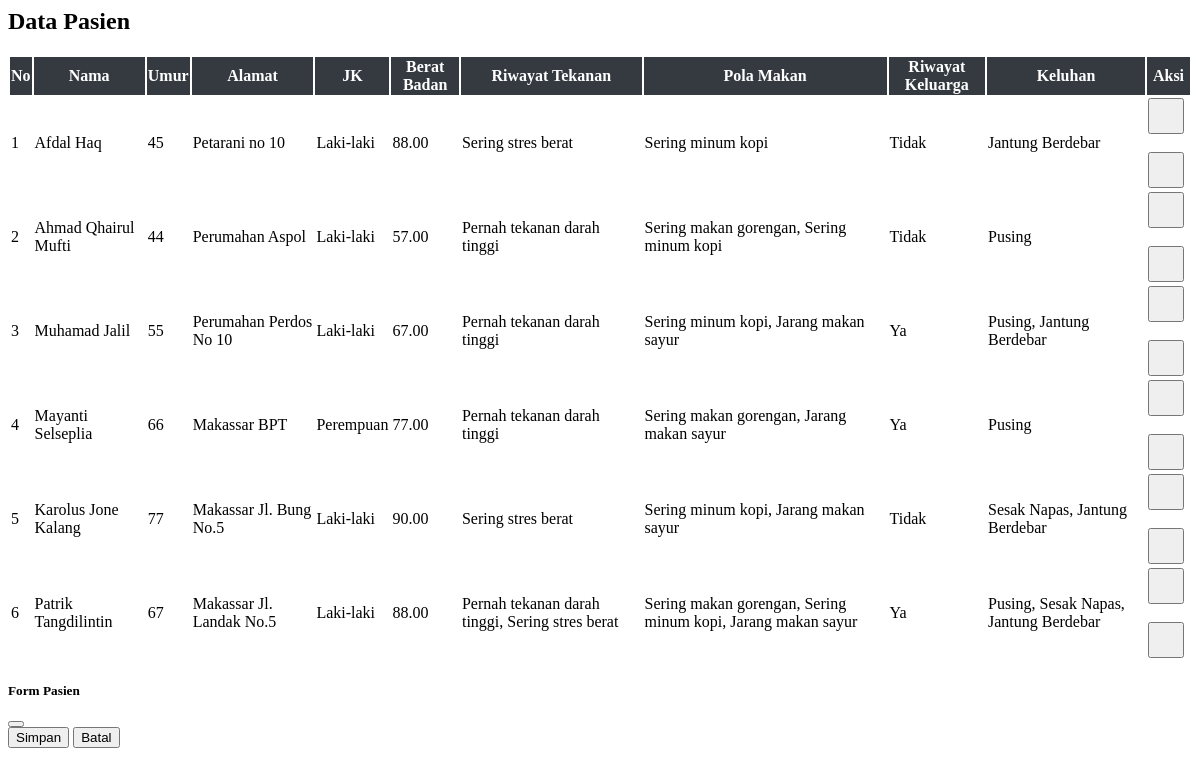
The page /pasien.php on the database as committed earlier.
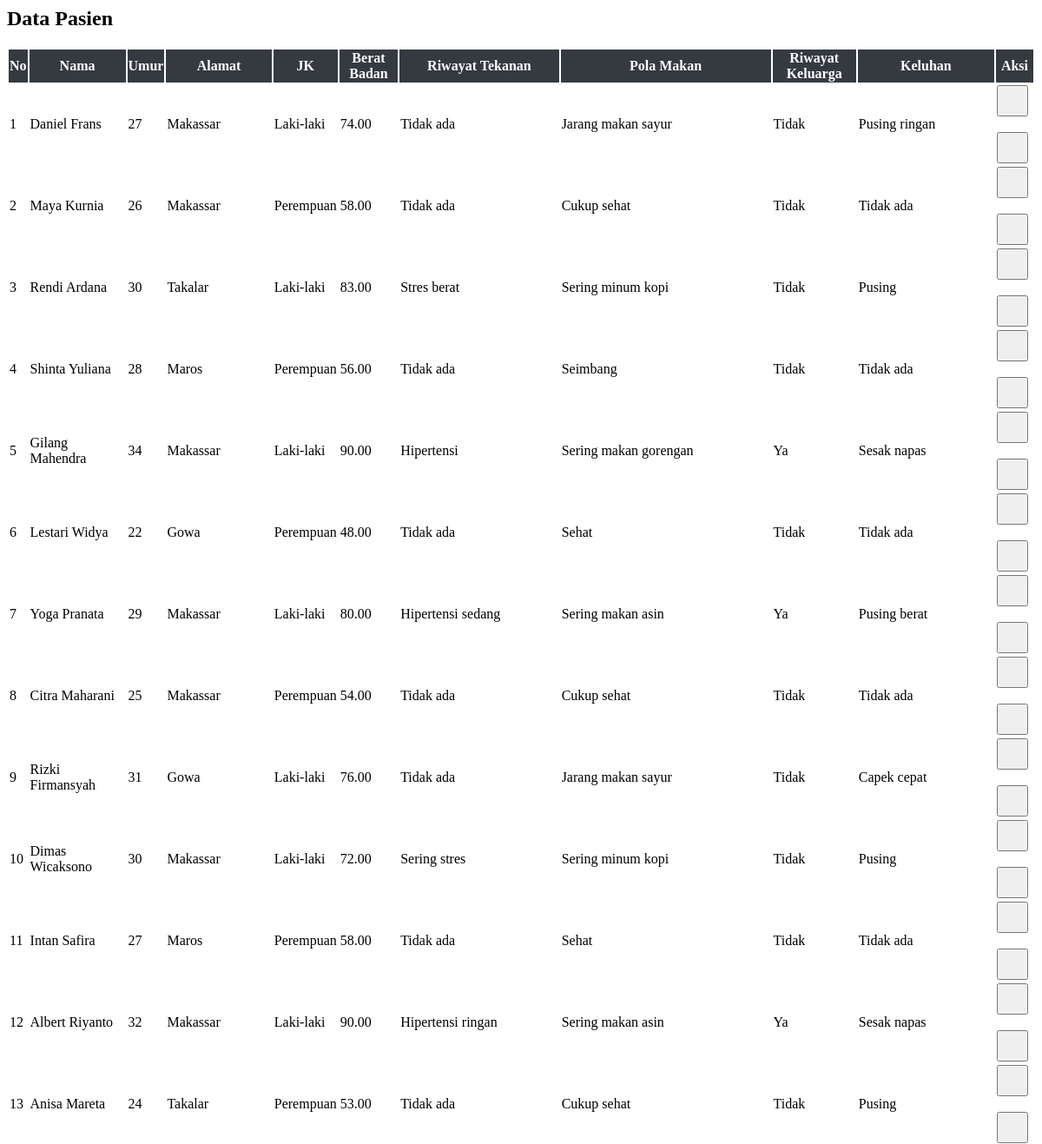
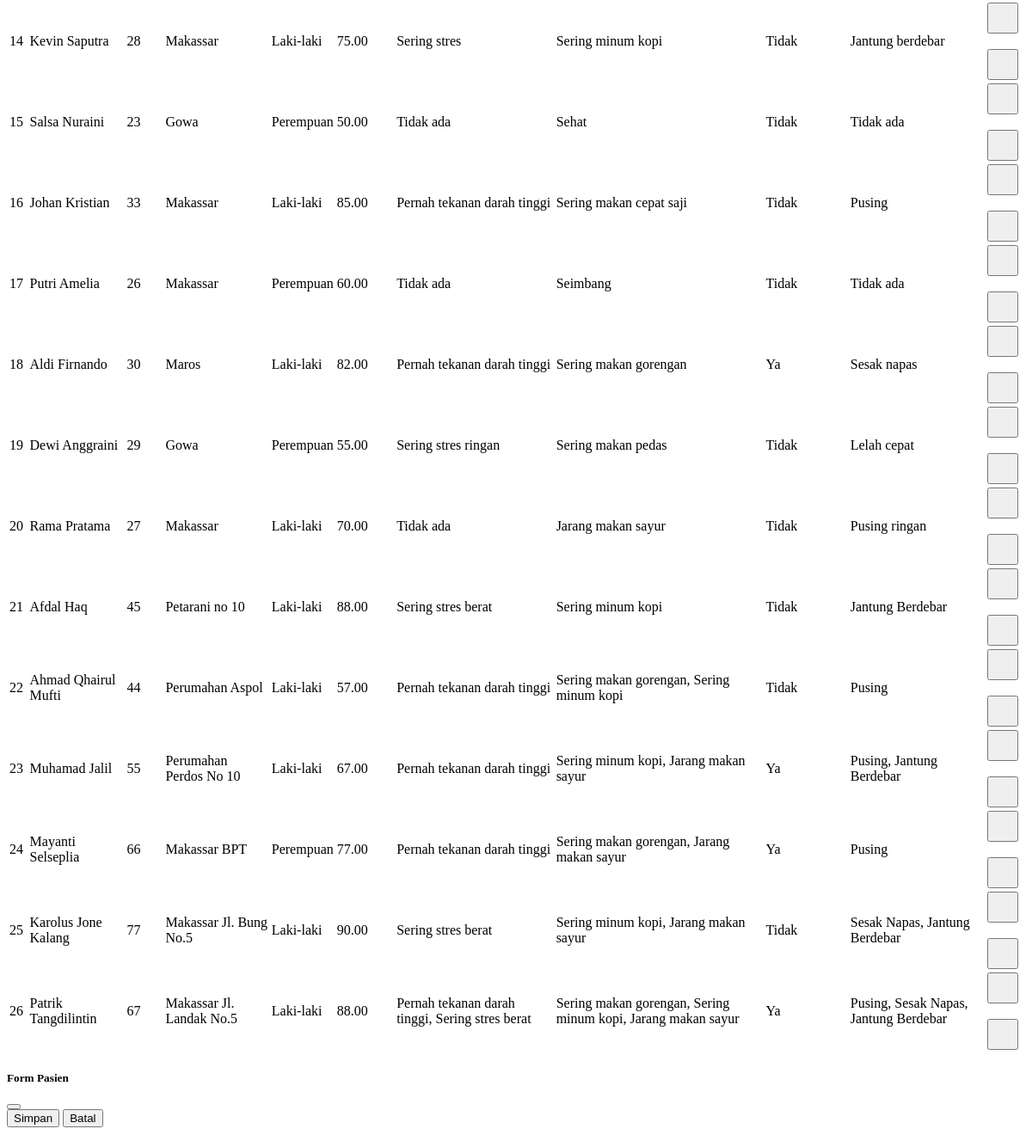
The same page on the database as committed later (2 pictures, top to bottom).
### tables this page shows
CREATE TABLE IF NOT EXISTS `212341_pasien` (
  `212341_pasien_id` int NOT NULL,
  `212341_nama` varchar(100) NOT NULL,
  `212341_umur` int NOT NULL,
  `212341_alamat` varchar(255) DEFAULT NULL,
  `212341_jk` enum('Laki-laki','Perempuan') NOT NULL,
  `212341_berat_badan` decimal(5,2) DEFAULT NULL,
  `212341_riwayat_tekanan` text,
  `212341_pola_makan` text,
  `212341_riwayat_keluarga` enum('Ya','Tidak') DEFAULT 'Tidak',
  `212341_keluhan` text,
  `212341_created_at` timestamp NULL DEFAULT CURRENT_TIMESTAMP
);

### pasien.php (the view, shortened to what this page needs)
<?php
include "config.php";
$res=$conn->query("SELECT * FROM 212341_pasien ORDER BY 212341_pasien_id DESC");
$rows=$res?$res->fetch_all(MYSQLI_ASSOC):[];
?>
<h2 class="mb-4">Data Pasien</h2>
<table class="table table-bordered table-striped" id="tablePasien">
<thead>
<tr>
<th>No</th>
<th>Nama</th>
<th>Umur</th>
<th>Alamat</th>
<th>JK</th>
<th>Berat Badan</th>
<th>Riwayat Tekanan</th>
<th>Pola Makan</th>
<th>Riwayat Keluarga</th>
<th>Keluhan</th>
<th>Aksi</th>
</tr>
</thead>
<tbody>
<?php $no=1; foreach($rows as $r): ?>
<tr>
<td class="text-center"><?= $no++ ?></td>
<td><?= htmlspecialchars($r['212341_nama']) ?></td>
<td class="text-center"><?= $r['212341_umur'] ?></td>
<td><?= htmlspecialchars($r['212341_alamat']) ?></td>
<td class="text-center"><?= $r['212341_jk'] ?></td>
<td class="text-center"><?= $r['212341_berat_badan'] ?></td>
<td><?= htmlspecialchars($r['212341_riwayat_tekanan']) ?></td>
<td><?= htmlspecialchars($r['212341_pola_makan']) ?></td>
<td><?= $r['212341_riwayat_keluarga'] ?></td>
<td><?= htmlspecialchars($r['212341_keluhan']) ?></td>
<td class="text-center td-actions">
    <button class="btn btn-primary btnEdit" data-id="<?= $r['212341_pasien_id'] ?>">
    </button>
    <br><br>
    <button class="btn btn-danger btnHapus" data-id="<?= $r['212341_pasien_id'] ?>">
    </button>
</td>
</tr>
<?php endforeach; ?>
</tbody>
</table>
<div class="modal fade" id="modalForm" tabindex="-1">
<div class="modal-dialog modal-lg">
<div class="modal-content">
<form id="formPasien">
<div class="modal-header">
    <h5>Form Pasien</h5>
    <button type="button" class="btn-close" data-bs-dismiss="modal"></button>
</div>
<div class="modal-footer">
    <button type="submit" class="btn btn-success">Simpan</button>
    <button type="button" class="btn btn-secondary" data-bs-dismiss="modal">Batal</button>
</div>
</form>
</div>
</div>
</div>

Rows that differ between the two databases and show on the page:
added 212341_pasien: 212341_nama "Daniel Frans", 212341_umur "27", 212341_alamat "Makassar", 212341_jk "Laki-laki", 212341_berat_badan "74.00", 212341_riwayat_tekanan "Tidak ada", 212341_pola_makan "Jarang makan sayur", 212341_riwayat_keluarga "Tidak", 212341_keluhan "Pusing ringan"
added 212341_pasien: 212341_nama "Maya Kurnia", 212341_umur "26", 212341_alamat "Makassar", 212341_jk "Perempuan", 212341_berat_badan "58.00", 212341_riwayat_tekanan "Tidak ada", 212341_pola_makan "Cukup sehat", 212341_riwayat_keluarga "Tidak", 212341_keluhan "Tidak ada"
added 212341_pasien: 212341_nama "Rendi Ardana", 212341_umur "30", 212341_alamat "Takalar", 212341_jk "Laki-laki", 212341_berat_badan "83.00", 212341_riwayat_tekanan "Stres berat", 212341_pola_makan "Sering minum kopi", 212341_riwayat_keluarga "Tidak", 212341_keluhan "Pusing"
added 212341_pasien: 212341_nama "Shinta Yuliana", 212341_umur "28", 212341_alamat "Maros", 212341_jk "Perempuan", 212341_berat_badan "56.00", 212341_riwayat_tekanan "Tidak ada", 212341_pola_makan "Seimbang", 212341_riwayat_keluarga "Tidak", 212341_keluhan "Tidak ada"
added 212341_pasien: 212341_nama "Gilang Mahendra", 212341_umur "34", 212341_alamat "Makassar", 212341_jk "Laki-laki", 212341_berat_badan "90.00", 212341_riwayat_tekanan "Hipertensi", 212341_pola_makan "Sering makan gorengan", 212341_riwayat_keluarga "Ya", 212341_keluhan "Sesak napas"
added 212341_pasien: 212341_nama "Lestari Widya", 212341_umur "22", 212341_alamat "Gowa", 212341_jk "Perempuan", 212341_berat_badan "48.00", 212341_riwayat_tekanan "Tidak ada", 212341_pola_makan "Sehat", 212341_riwayat_keluarga "Tidak", 212341_keluhan "Tidak ada"
added 212341_pasien: 212341_nama "Yoga Pranata", 212341_umur "29", 212341_alamat "Makassar", 212341_jk "Laki-laki", 212341_berat_badan "80.00", 212341_riwayat_tekanan "Hipertensi sedang", 212341_pola_makan "Sering makan asin", 212341_riwayat_keluarga "Ya", 212341_keluhan "Pusing berat"
added 212341_pasien: 212341_nama "Citra Maharani", 212341_umur "25", 212341_alamat "Makassar", 212341_jk "Perempuan", 212341_berat_badan "54.00", 212341_riwayat_tekanan "Tidak ada", 212341_pola_makan "Cukup sehat", 212341_riwayat_keluarga "Tidak", 212341_keluhan "Tidak ada"
added 212341_pasien: 212341_nama "Rizki Firmansyah", 212341_umur "31", 212341_alamat "Gowa", 212341_jk "Laki-laki", 212341_berat_badan "76.00", 212341_riwayat_tekanan "Tidak ada", 212341_pola_makan "Jarang makan sayur", 212341_riwayat_keluarga "Tidak", 212341_keluhan "Capek cepat"
added 212341_pasien: 212341_nama "Dimas Wicaksono", 212341_umur "30", 212341_alamat "Makassar", 212341_jk "Laki-laki", 212341_berat_badan "72.00", 212341_riwayat_tekanan "Sering stres", 212341_pola_makan "Sering minum kopi", 212341_riwayat_keluarga "Tidak", 212341_keluhan "Pusing"
added 212341_pasien: 212341_nama "Intan Safira", 212341_umur "27", 212341_alamat "Maros", 212341_jk "Perempuan", 212341_berat_badan "58.00", 212341_riwayat_tekanan "Tidak ada", 212341_pola_makan "Sehat", 212341_riwayat_keluarga "Tidak", 212341_keluhan "Tidak ada"
added 212341_pasien: 212341_nama "Albert Riyanto", 212341_umur "32", 212341_alamat "Makassar", 212341_jk "Laki-laki", 212341_berat_badan "90.00", 212341_riwayat_tekanan "Hipertensi ringan", 212341_pola_makan "Sering makan asin", 212341_riwayat_keluarga "Ya", 212341_keluhan "Sesak napas"
added 212341_pasien: 212341_nama "Anisa Mareta", 212341_umur "24", 212341_alamat "Takalar", 212341_jk "Perempuan", 212341_berat_badan "53.00", 212341_riwayat_tekanan "Tidak ada", 212341_pola_makan "Cukup sehat", 212341_riwayat_keluarga "Tidak", 212341_keluhan "Pusing"
added 212341_pasien: 212341_nama "Kevin Saputra", 212341_umur "28", 212341_alamat "Makassar", 212341_jk "Laki-laki", 212341_berat_badan "75.00", 212341_riwayat_tekanan "Sering stres", 212341_pola_makan "Sering minum kopi", 212341_riwayat_keluarga "Tidak", 212341_keluhan "Jantung berdebar"
added 212341_pasien: 212341_nama "Salsa Nuraini", 212341_umur "23", 212341_alamat "Gowa", 212341_jk "Perempuan", 212341_berat_badan "50.00", 212341_riwayat_tekanan "Tidak ada", 212341_pola_makan "Sehat", 212341_riwayat_keluarga "Tidak", 212341_keluhan "Tidak ada"
added 212341_pasien: 212341_nama "Johan Kristian", 212341_umur "33", 212341_alamat "Makassar", 212341_jk "Laki-laki", 212341_berat_badan "85.00", 212341_riwayat_tekanan "Pernah tekanan darah tinggi", 212341_pola_makan "Sering makan cepat saji", 212341_riwayat_keluarga "Tidak", 212341_keluhan "Pusing"
added 212341_pasien: 212341_nama "Putri Amelia", 212341_umur "26", 212341_alamat "Makassar", 212341_jk "Perempuan", 212341_berat_badan "60.00", 212341_riwayat_tekanan "Tidak ada", 212341_pola_makan "Seimbang", 212341_riwayat_keluarga "Tidak", 212341_keluhan "Tidak ada"
added 212341_pasien: 212341_nama "Aldi Firnando", 212341_umur "30", 212341_alamat "Maros", 212341_jk "Laki-laki", 212341_berat_badan "82.00", 212341_riwayat_tekanan "Pernah tekanan darah tinggi", 212341_pola_makan "Sering makan gorengan", 212341_riwayat_keluarga "Ya", 212341_keluhan "Sesak napas"
added 212341_pasien: 212341_nama "Dewi Anggraini", 212341_umur "29", 212341_alamat "Gowa", 212341_jk "Perempuan", 212341_berat_badan "55.00", 212341_riwayat_tekanan "Sering stres ringan", 212341_pola_makan "Sering makan pedas", 212341_riwayat_keluarga "Tidak", 212341_keluhan "Lelah cepat"
added 212341_pasien: 212341_nama "Rama Pratama", 212341_umur "27", 212341_alamat "Makassar", 212341_jk "Laki-laki", 212341_berat_badan "70.00", 212341_riwayat_tekanan "Tidak ada", 212341_pola_makan "Jarang makan sayur", 212341_riwayat_keluarga "Tidak", 212341_keluhan "Pusing ringan"
